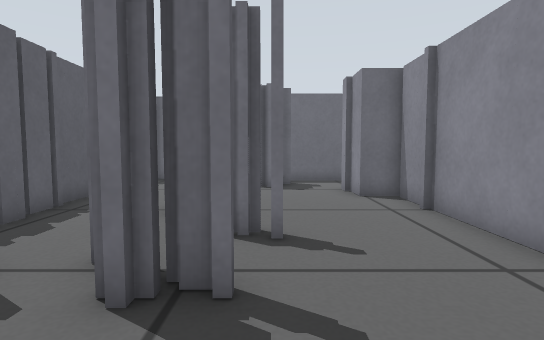
[1] (above)

18 first-person views from a walk through a Gazebo world. The camera is 0.39 m above the floor, tilts 4° down and sees 80° across. Floor lines are 1 m apart. The floor is counted in squares, 0.25 m on a side. Each view is taken from the middle of a square. On the plan, view 1 faces up. The plan holds only what a view shows up to about 15 squares ahead; the rest is blank. The place goes on beyond the plan.

[2]
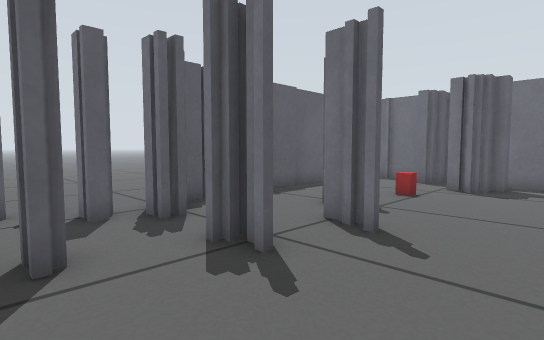

[3]
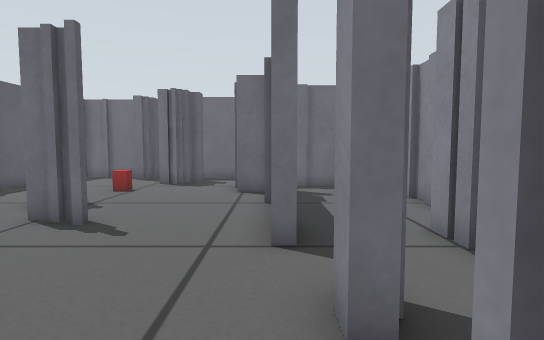

[4]
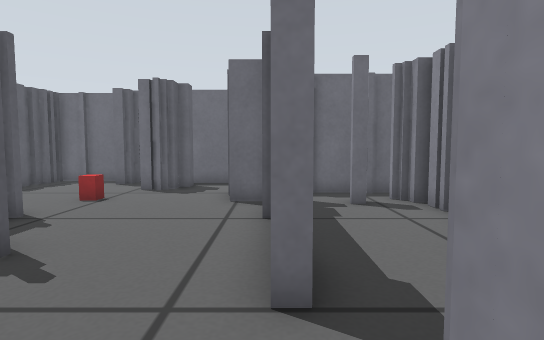

[5]
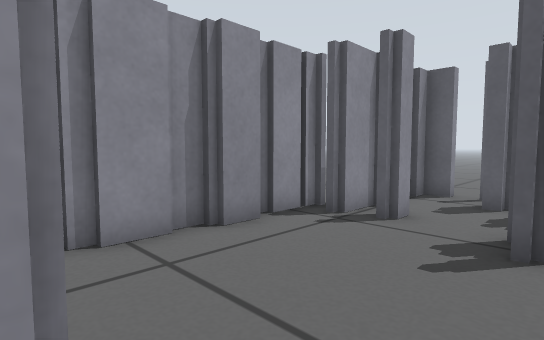

[6]
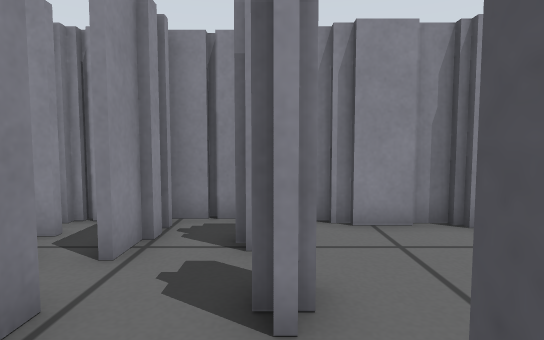

[7]
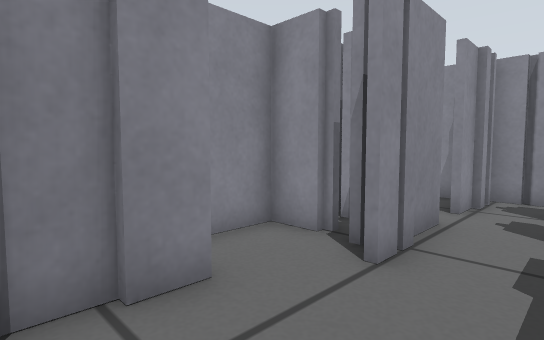

[8]
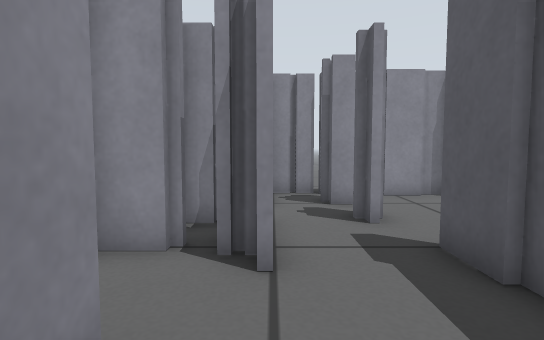

[9]
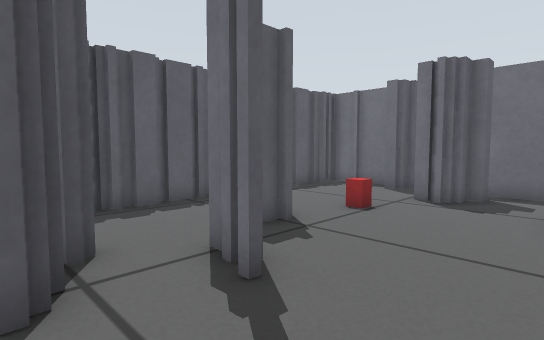

[10]
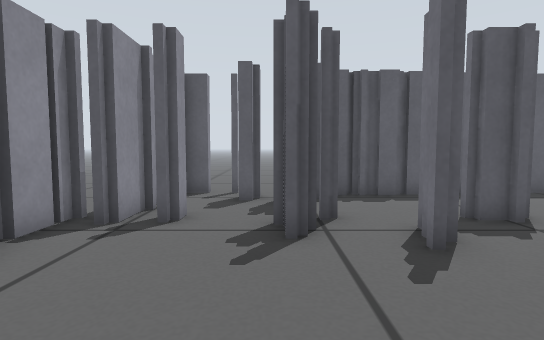

[11]
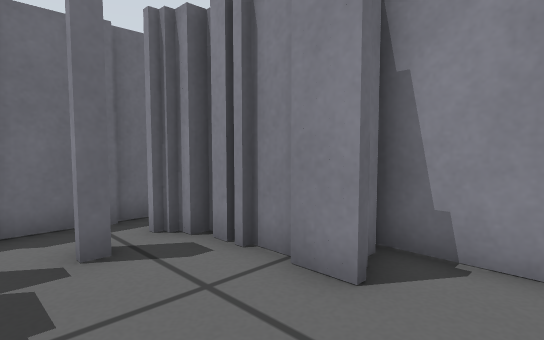

[12]
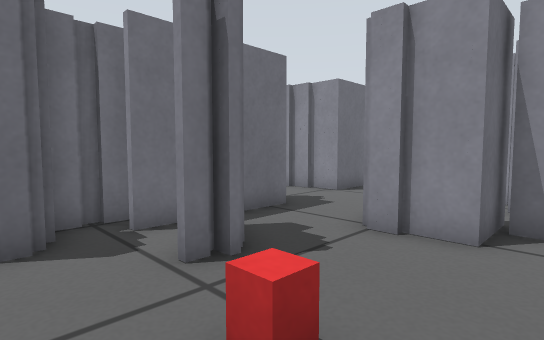

[13]
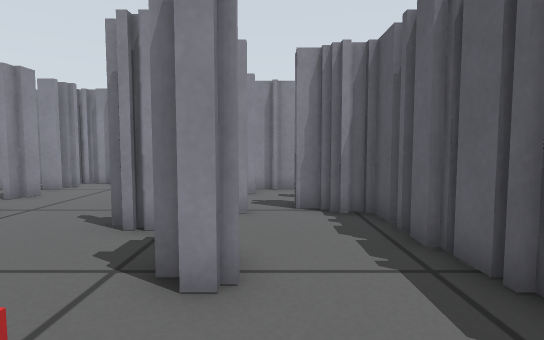

[14]
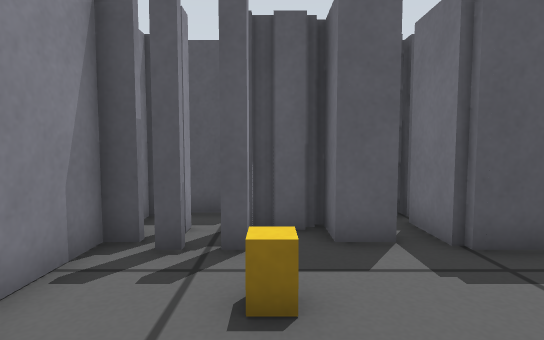

[15]
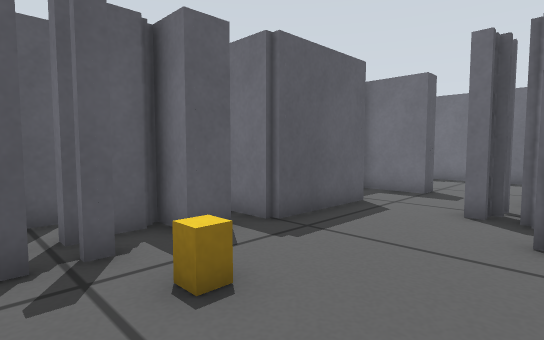

[16]
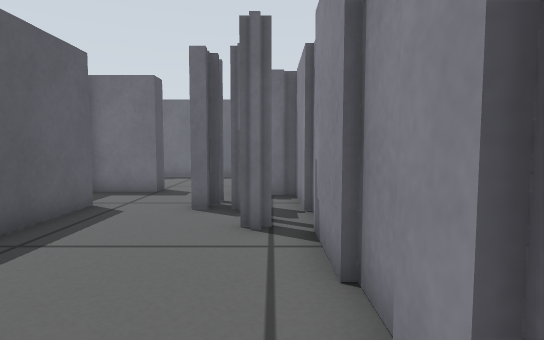

[17]
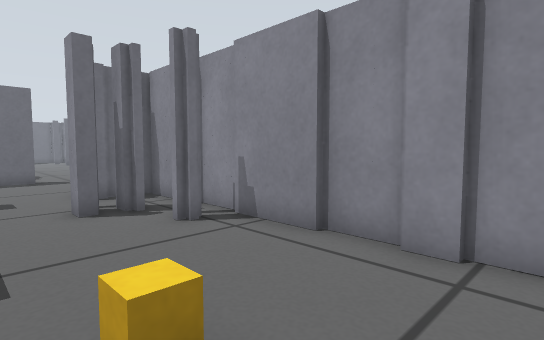

[18]
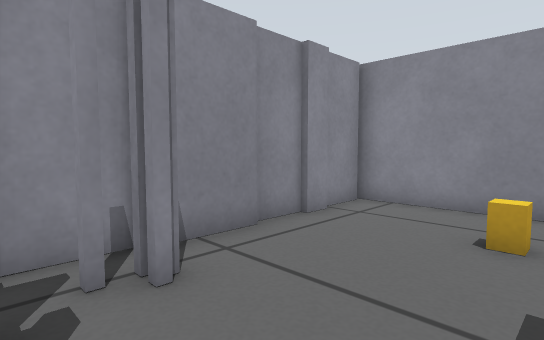

### Floor plan
Key: @ floor where view 1 was taken; # wall or solid block; x gap in a wall; . floor; B red box; T thing the floor can be seen under or through; K book.
Columns run from 9 left of view 1 to 16 right of it. Each row starts with its distance up from view 1.
 18                 #
 17                .#
 16    #######    ..#######.
 15    #..########.... .....
 14    #.....##.....   .....
 13    #.....#.....     ....
 12    #........######  ....
 11    #...BB...# ####  #..
 10    #....B...#########..###
  9    #.........#...##....###
  8    #...#.....#...###..####
  7    ##........#...###..####
  6    ##...##...#.....#....##
  5 .. ##........#..#..#....##
  4 ... TT.##.......####.....#
  3 ....TT.##.......####.....#
  2  ..TT ........#.####.....#
  1  ..x...#......x..###.K...#
  0    #####.@....######.....#
 -1        ####...######.....#
 -2        ###################

Where each view was taken, in squares from view 1:
view 1: 0 up, 0 right, facing up
view 2: 0 up, 3 right, facing up-left
view 3: 1 down, 4 right, facing up
view 4: 1 up, 4 right, facing up
view 5: 4 up, 5 right, facing down-left
view 6: 5 up, 5 right, facing down
view 7: 9 up, 5 right, facing down-right
view 8: 9 up, 7 right, facing down
view 9: 3 up, 3 right, facing up-left
view 10: 3 up, 5 right, facing left
view 11: 5 up, 5 right, facing up-right
view 12: 9 up, 3 left, facing up-right
view 13: 12 up, 3 left, facing down
view 14: 1 up, 15 right, facing left
view 15: 1 down, 15 right, facing up-left
view 16: 1 down, 15 right, facing up
view 17: 1 down, 11 right, facing up-right
view 18: 7 up, 11 right, facing down-right
